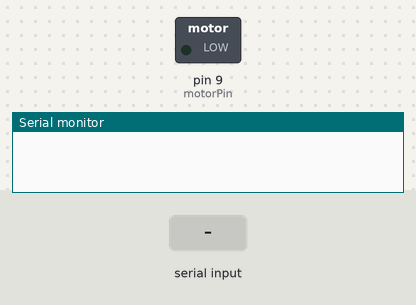
Bench run of a sketch on a simulated Arduino Uno, built with avr-gcc and run on an emulated ATmega328P. On the bench: switched loads named in the sketch (green lamp = pin HIGH), the last lines printed to the serial monitor. The inputs (shaded band) are chosen by the test bench.

Above: at 1.2 s.
1.3 s: "90,45\n" received over Serial
At 2.1 s:
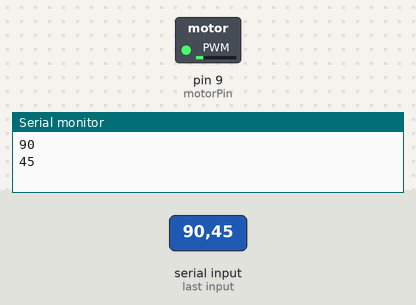
3.8 s: "30,150\n" received over Serial
At 4.4 s:
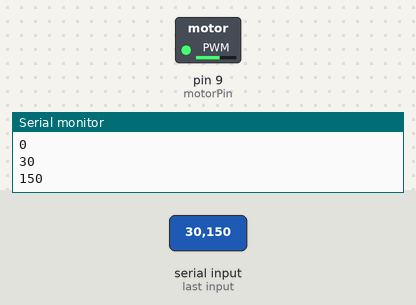
6.3 s: "200\n" received over Serial
At 7.1 s:
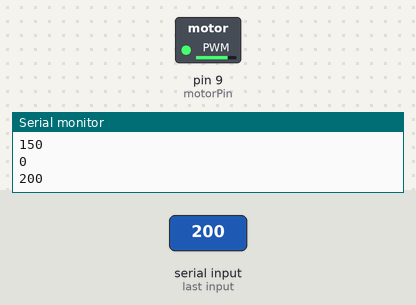
Timing chart, 0 to 9.3 s (numbered marks = the images above; inputs shaded):
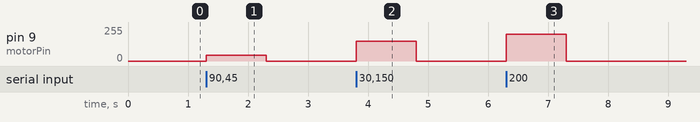

Measured:
- after the input at 1.3 s, pin 9 (motorPin): 0/255 → 45/255 at once, → 0/255 1.0 s later
- after the input at 3.8 s, pin 9 (motorPin): 0/255 → 150/255 at once, → 0/255 1.0 s later
- after the input at 6.3 s, pin 9 (motorPin): 0/255 → 200/255 at once, → 0/255 1.0 s later

The sketch:

sketch_oct13b.ino
```cpp
int motorPin = 9;

int motorSpeed; // Variable to store speed value

void setup() {

  Serial.begin(9600); // Initialize serial

  pinMode(motorPin, OUTPUT); // Set motor pin as output

}

void loop() {

  if(Serial.available() > 0) { // Check for serial input

    motorSpeed = Serial.parseInt(); // Read speed value as integer

    motorSpeed = constrain(motorSpeed, 0, 255); // Constrain value to 0-255

    analogWrite(motorPin, motorSpeed); // Write PWM value

    Serial.println(motorSpeed);

  }

}
```
